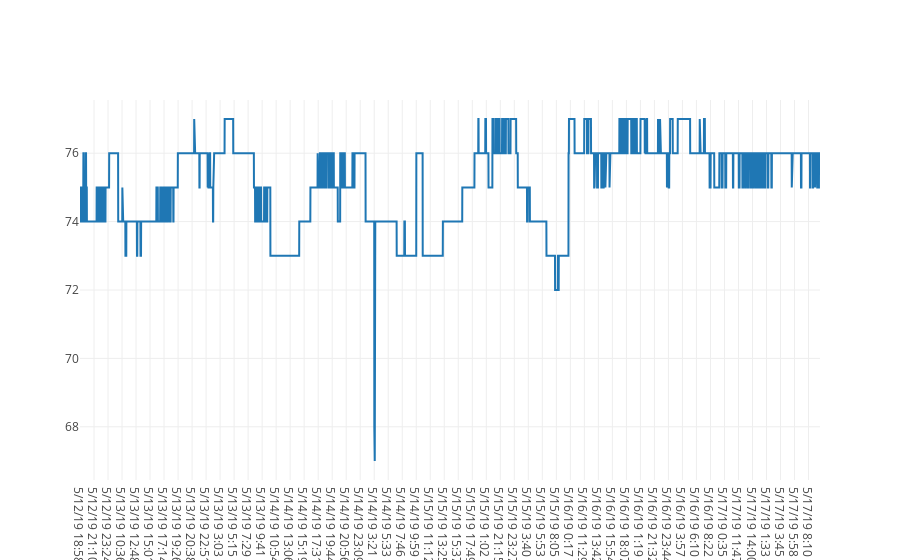

Source (notebook cell):
### Code cell
temperature = df.groupby('TIME_STAMP')['TEMPERATURE_In'].sum()
py.iplot([go.Scatter(
    x=temperature.index,
    y=temperature
)])

### Figure 1 — Plotly figure (JSON) as saved in the notebook; plotly's stock layout.template omitted (floating-point values rounded to 4 significant figures; data arrays with more than 128 entries replaced by an {"elided": "..."} marker saying what was removed)
{"data": [{"type": "scatter", "uid": "7fb409b3-3356-4811-b71e-b88e9943a88f", "x": {"elided": "6973 str values"}, "y": {"elided": "6973 int values"}}], "layout": {}}
